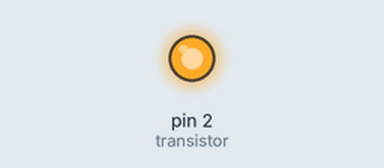
Recording of a sketch running on a simulated Arduino Uno, built with avr-gcc and run on an emulated ATmega328P. Shown: output pins drawn as LEDs (lit = HIGH).

Above: at 0.1 s.
Timing chart, 0 to 1.6 s (numbered marks = the images above):
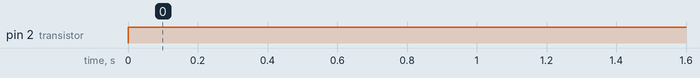

The sketch:

Transistor_demo.ino
```cpp
//used code from https://create.arduino.cc/projecthub/SBR/switching-using-transistor-c9114a
//Connected a transistor, LED, and two resistors to make the LED blink

const int transistor = 2;

void setup()
{
  pinMode (transistor, OUTPUT);

}

void loop()
{
  //When the transistor input is high, the circuit is on
  digitalWrite (transistor, HIGH);
  delay(2000);
//  //When the transistor input is low, the circuit is off
//  digitalWrite (transistor, LOW);
//  delay(2000);
}
```

Measured:
- by itself, pin 2 (transistor): LOW → HIGH at 0.00 s
